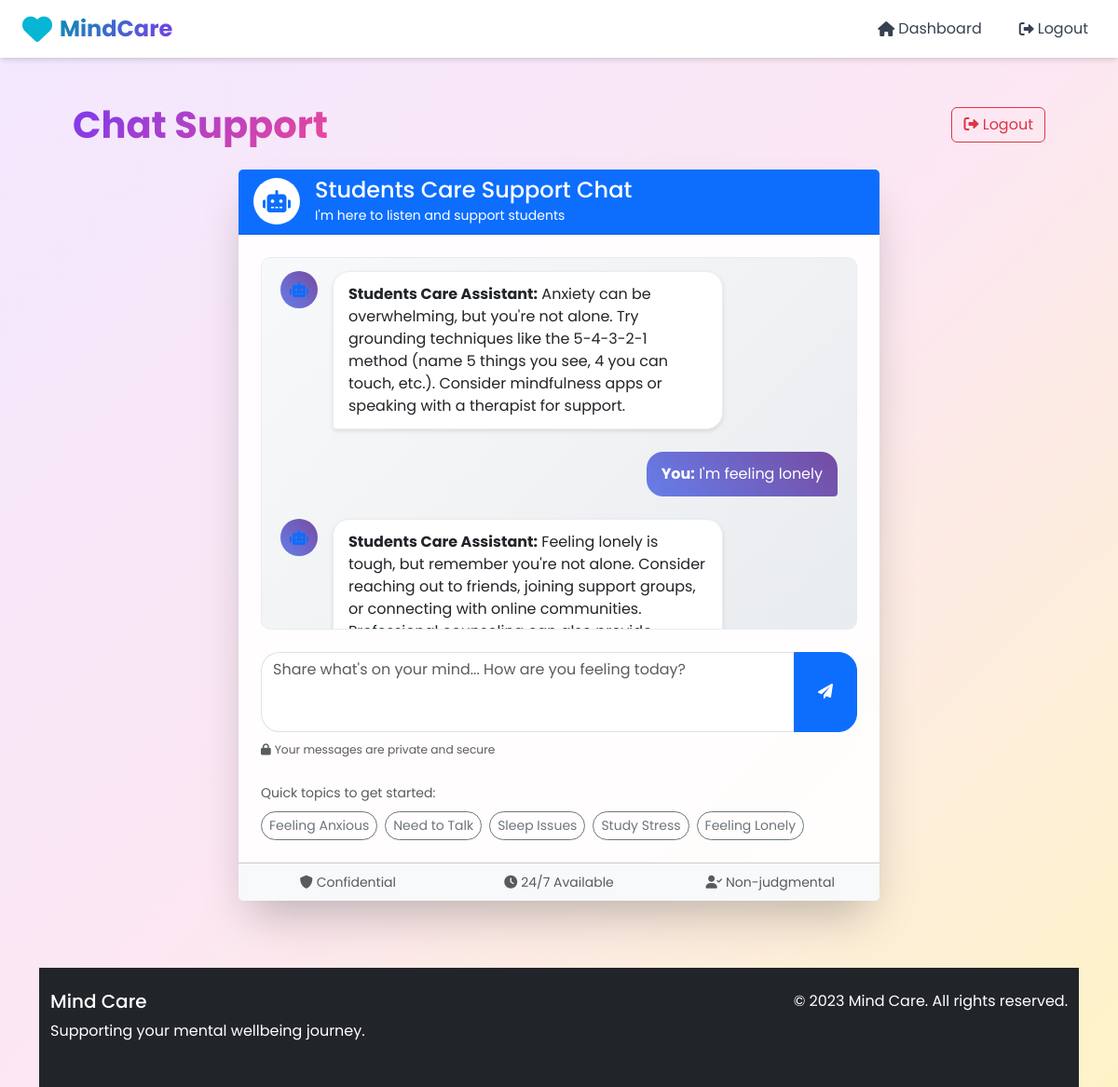
The page /chatbot/ (signed in) on the database as committed earlier.
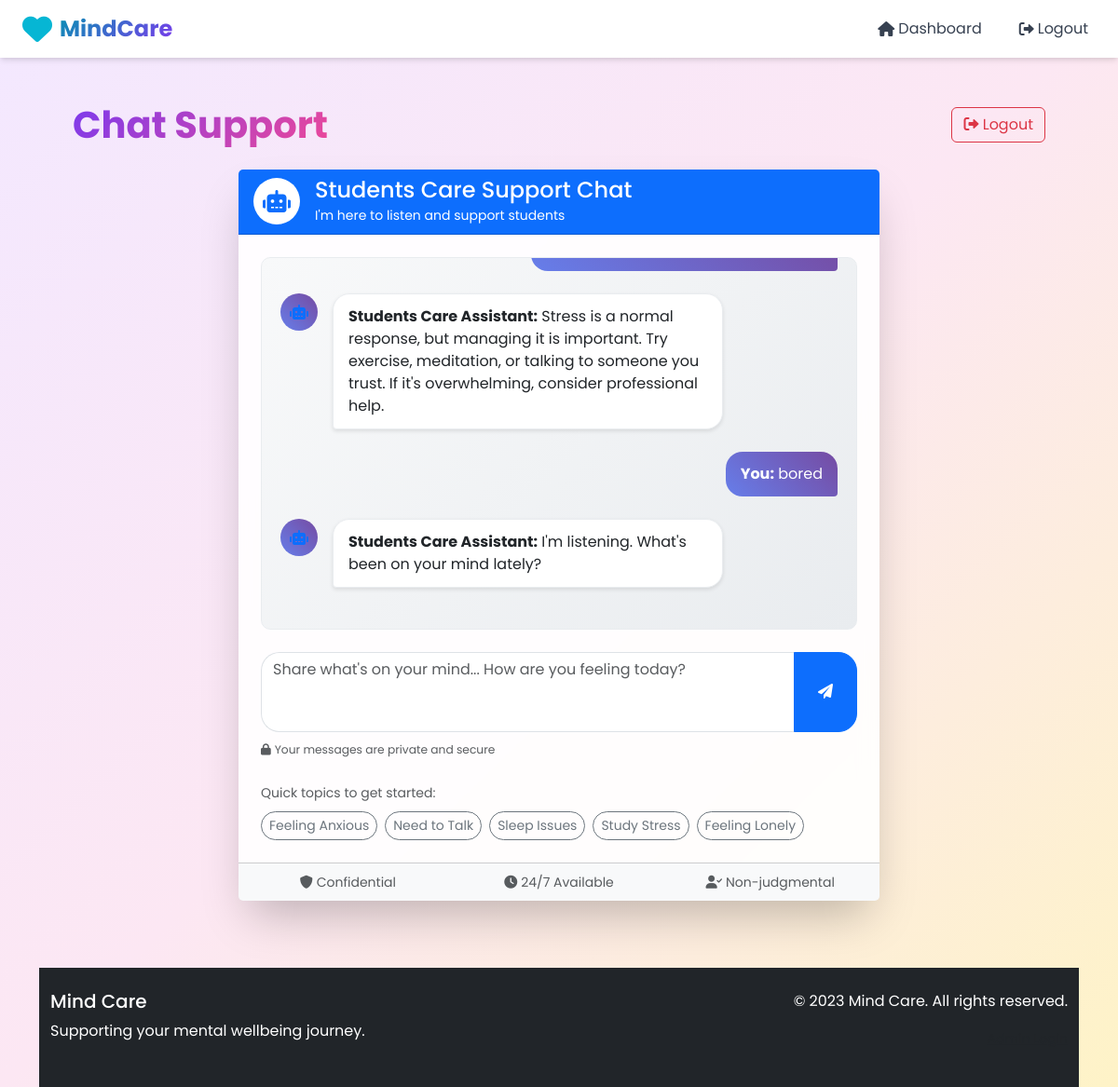
The same page on the database as committed later.
### mental_health_app/models.py (models this page shows, shortened)
class ChatLog(models.Model):
    user = models.ForeignKey(User, on_delete=models.CASCADE)
    message = models.TextField()
    response = models.TextField()
    timestamp = models.DateTimeField(auto_now_add=True)

### mental_health_app/views.py (the view, shortened to what this page needs)
# urls.py: path('chatbot/', views.chatbot, name='chatbot'),
@login_required
def chatbot(request):
    chat_logs = ChatLog.objects.filter(user=request.user).order_by('timestamp')
    return render(request, 'chatbot.html', {'chat_logs': chat_logs})

### mental_health_app/templates/chatbot.html (shortened to what the changed rows need)
{% extends 'base.html' %}
{% block content %}
    <div class="min-h-screen bg-gradient-to-br from-purple-50 via-pink-50 to-red-50 p-4">
        <div class="container-fluid">
        <div class="row">
            <div class="col-12 d-flex justify-content-between align-items-center mb-4">
                <h1 class="gradient-title mb-0">Chat Support</h1>
            </div>
        </div>
        <div class="row justify-content-center">
            <div class="col-lg-8">
                <div class="card">
                <div class="card-body p-4">
                    <div id="chatContainer" class="chat-messages mb-4" style="height: 400px; overflow-y: auto; border: 1px solid #e9ecef; border-radius: 10px; padding: 20px; background: linear-gradient(135deg, #f8f9fa 0%, #e9ecef 100%);">
                        {% if chat_logs %}
                        {% for log in chat_logs %}
                        <div class="message user-message mb-3">
                            <div class="d-flex justify-content-end">
                                <div class="message-bubble user-bubble">
                                    <strong>You:</strong> {{ log.message }}
                                </div>
                            </div>
                        </div>
                        <div class="message bot-message mb-3">
                            <div class="d-flex justify-content-start">
                                <div class="bot-avatar me-3">
                                    <i class="fas fa-robot text-primary"></i>
                                </div>
                                <div class="message-bubble bot-bubble">
                        <strong>Students Care Assistant:</strong> {{ log.response }}
                                </div>
                            </div>
                        </div>
                        {% endfor %}
                        {% endif %}
                    </div>
                </div>
            </div>
        </div>
    </div>
</div>
{% endblock %}

Rows that differ between the two databases and show on the page:
no longer on this page (row unchanged): ChatLog: response "Anxiety can be overwhelming, but you're not alone. Try grounding techniques like the 5-4-3-2-1 method (name 5 things you see, 4 you can touch, etc.). Consider mindfulness apps or speaking with a therapist for support."
no longer on this page (row unchanged): ChatLog: message "I'm feeling lonely", response "Feeling lonely is tough, but remember you're not alone. Consider reaching out to friends, joining support groups, or connecting with online communities.…"
added ChatLog: response "Stress is a normal response, but managing it is important. Try exercise, meditation, or talking to someone you trust. If it's overwhelming, consider professional help."
added ChatLog: message "bored", response "I'm listening. What's been on your mind lately?"
